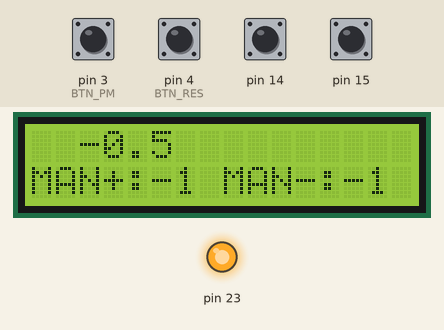
This sketch was run on a simulated Arduino Mega 2560, built for the host (arithmetic inside an expression is 32-bit, double 64-bit). Shown: 16×2 character LCD, output pins drawn as LEDs (lit = HIGH). The test bench sets the inputs (shaded band); at power-on: pin 3 (BTN_PM), pin 4 (BTN_RES), pin 14, pin 15 HIGH. EEPROM starts erased.

Above: at 4.8 s.
4.9 s: pin 3 (BTN_PM) pulled LOW for 0.15 s
At 5.8 s:
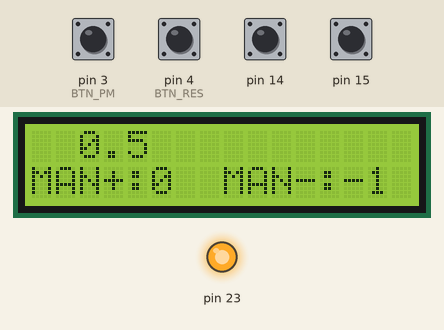
6.6 s: pin 4 (BTN_RES) pulled LOW for 0.15 s
At 8.0 s:
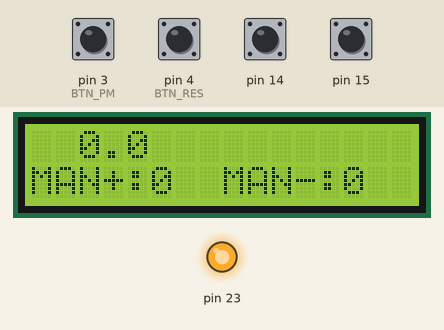
8.3 s: pin 14 pulled LOW for 0.15 s
At 8.38 s:
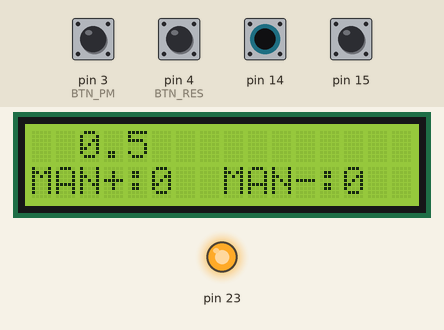
9.9 s: pin 3 (BTN_PM) pulled LOW for 1 s
At 12.0 s:
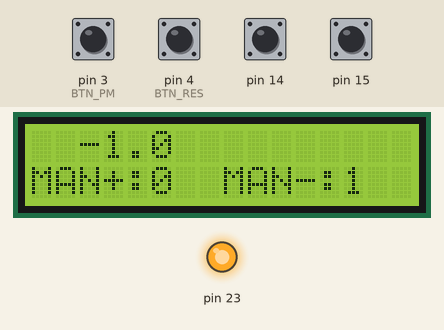
12.4 s: pin 14 pulled LOW for 1 s
At 13.2 s:
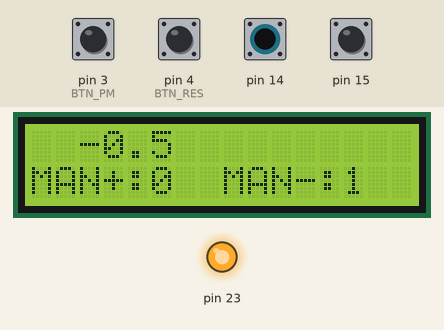
Timing chart, 0 to 15.4 s (numbered marks = the images above; inputs shaded):
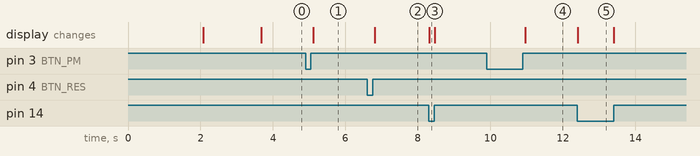

Measured:
- after the input at 4.9 s, the display: changes after 0.21 s (image 1)
- after the input at 6.6 s, the display: changes after 0.21 s (image 2)
- after the input at 8.3 s, the display: changes at once (image 3)
- after the input at 9.9 s, the display: changes after 1.1 s (image 4)
- after the input at 12.4 s, the display: changes at once (image 5)

The sketch:

Spulenwickelmitzaehlautomat.ino
```cpp
#include <LiquidCrystal.h>
#include <EEPROM.h>
#include "buttons.h"

#define TICKS_PER_REV 2
#define BTN_RES 4
#define BTN_PM 3
#define J1 14
#define J2 15
#define LONGPRESS 900 //ms

const int rs = 13, en = 12, d4 = 11, d5 = 10, d6 = 9, d7 = 8;
LiquidCrystal lcd(rs, en, d4, d5, d6, d7);

Button btn_res(BTN_RES);
Button btn_pm(BTN_PM);
Encoder enc(J1,J2, 2); //last argument is debounce time in ms

bool lcdNew = 1; //lcd refresh flag
long w_num = 0; //winding number
long man_p = 0; //number of manual additions
long man_m = 0; //number of manual substractions
long enc_ref = 0; //storage for last checked encoder position

void saveValues(long w, long p, long m)
{
  EEPROM.put(0,w);
  EEPROM.put(8,p);
  EEPROM.put(16,m);
  EEPROM.commit();
}
void loadValues(long &w, long &p, long &m)
{
  EEPROM.get(0,w_num);
  man_p = EEPROM.get(8,p);
  EEPROM.get(16,m);
}

void setup()
{
  pinMode(23, OUTPUT);
  digitalWrite(23, HIGH); //put SMPS in LOW Noise PWM-mode
  EEPROM.begin(32);
  lcd.begin(16, 2);
  lcd.clear();
  lcd.setCursor(2,0);
  lcd.print("Spulenwickel-");
  lcd.setCursor(0,1);
  lcd.print("Mitzaehlautomat");
  delay(2000);
  lcd.clear();
  lcd.setCursor(5,0);
  lcd.print("Hallo");
  lcd.setCursor(5,1);
  lcd.print("Mario");
  delay(1500);
  loadValues(w_num, man_p, man_m);
  //--------clear powerup button events--------
  btn_res.refresh();
  btn_pm.refresh();
  enc.refresh();
  delay(2*DEBOUNCE_TIME);
  btn_res.refresh();
  btn_pm.refresh();
  enc.refresh();
  btn_pm.getRisingEvent();
  btn_res.getRisingEvent();
  enc.reset();
}

void loop()
{
  //btn_falling(BTN_RES, btn_res_state, btn_res_event);
  btn_res.refresh();
  btn_pm.refresh();
  enc.refresh();

  if(btn_pm.getRisingEvent())
  {
    if(btn_pm.downFor() > LONGPRESS)
    {
      w_num = w_num-TICKS_PER_REV;
      man_m ++;
    }
    else
    {
      w_num += TICKS_PER_REV;
      man_p ++;
    }
    lcdNew = 1;
  }
  if(btn_res.getRisingEvent())
  {
    w_num = 0;
    man_m = 0;
    man_p = 0;
    enc_ref = enc.getNum();
    lcdNew = 1;
  }
  if(enc.getEvent())
  { //Add ticks since last encoder check
    unsigned long enc_now = enc.getNum();
    w_num += enc_now - enc_ref;
    enc_ref = enc_now;
    lcdNew = 1;
  }

  if(lcdNew)
  {
    lcdNew = 0;
    saveValues(w_num, man_p, man_m); //Every lcdNew event will be saved to EEPROM
    lcd.clear();
    lcd.setCursor(2,0);
    long w_disp;
    if(w_num < 0)
    {
      lcd.print("-");
      w_disp = -w_num;
    }
    else{w_disp = w_num;}
    lcd.print(w_disp/TICKS_PER_REV); //print rounded down integer of coil windings
    lcd.print(".");
    lcd.print((w_disp % TICKS_PER_REV)*10/TICKS_PER_REV); //print first digit after decimal point
    lcd.setCursor(0,1);
    lcd.print("MAN+:");
    lcd.print(man_p);
    lcd.setCursor(8,1);
    lcd.print("MAN-:");
    lcd.print(man_m);
  }

}
```

buttons.h
```cpp
/*Button management and debouncing
 * call of Button.refresh() has to be called continously, at least in smaller intervalls than DEBOUNCE_TIME
 * the code refers to voltage states (up and down) NOT button states.
 * State changes are immediate, events are set after debouncing is clear (voltage is settled for at least DEBOUNCE_TIME)
 */

#define DEBOUNCE_TIME 50 //in ms

class Button {
private:
  int pin;
  unsigned long down_at; //timing based on events (after debouncing)
  unsigned long pre_down_at; //timing fromlast registered switching action
  unsigned long up_at; //timing based on events (after debouncing)
  unsigned long pre_up_at; //timing fromlast registered switching action
  bool state;
  bool risingEvent;
  bool fallingEvent;
  bool preRisingEvent;
  bool preFallingEvent;
  int debounce_time;

public:
  Button(int, int);
  void refresh();
  long downFor();
  long upFor();
  bool getRisingEvent();
  bool getFallingEvent();
  bool getState();
};

Button::Button(int PIN, int debounce_time_in = DEBOUNCE_TIME)
{
  //TODO: make that no events are triggered on powerup, mind the debouncer time constant
  this->pin = PIN;
  this->debounce_time = debounce_time_in;
  this->down_at = 0;
  this->up_at = 0;
  this->state = 0;
  this->risingEvent = 0;
  this->fallingEvent = 0;
  this->preRisingEvent = 0;
  this->preFallingEvent = 0;
  pinMode(pin, INPUT_PULLUP);
  getRisingEvent();
  getFallingEvent();
}

void Button::refresh()
{
  if(digitalRead(pin) != state) //register a change of state
  {
    state = !state;
    if(state == 0)
    {
      pre_down_at = millis();
      preFallingEvent = 1;
    }
    if(state == 1)
    {
      pre_up_at = millis();
      preRisingEvent = 1;
    }
  }
  else //set an event according to debouncing rules
  {
    if(state == 0)
    {
      if(preFallingEvent && ((pre_down_at + debounce_time) < millis()))
      {
        down_at = millis();
        preFallingEvent = 0;
        fallingEvent = 1;
      }
    }
    if(state == 1)
    {
      if(preRisingEvent && ((pre_up_at + debounce_time) < millis()))
      {
        up_at = millis();
        preRisingEvent = 0;
        risingEvent = 1;
      }
    }
  }
}

bool Button::getRisingEvent()
{
  if(risingEvent)
  {
    risingEvent = 0;
    return(1);
  }
  return(0);
}

bool Button::getFallingEvent()
{
  if(fallingEvent)
  {
    fallingEvent = 0;
    return(1);
  }
  return(0);
}

long Button::downFor()
{
  return millis() - down_at;
}

long Button::upFor()
{
  return millis() - up_at;
}

bool Button::getState()
{
  return(state);
}


class Encoder {
/*
 * Two switch encoder. Increments only once per full cycles. Relies on class Button
 * Set Buttons' debouncing time appopriately for the encoder speed
 */
private:
  Button sw1;
  Button sw2;
  long num;
  bool event;
public:
  Encoder(int pin_sw1, int pin_sw2, int debounce_time_in);
  void refresh();
  void reset();
  long getNum();
  bool getEvent();
};

Encoder::Encoder(int pin_sw1, int pin_sw2, int debounce_time_in = DEBOUNCE_TIME)
  : sw1(pin_sw1, debounce_time_in), sw2(pin_sw2, debounce_time_in), num(0), event(false)
{
  //contents moved to initializer list
}

void Encoder::refresh()
{
  sw1.refresh();
  sw2.refresh();
  if(sw1.getFallingEvent() && (sw2.getState() == 1))
  {
    num++;
    event = 1;
  }
  if(sw1.getRisingEvent() && (sw2.getState() == 1))
  {
    num--;
    event = 1;
  }
}

void Encoder::reset()
{
  num = 0;
  event = 0;
}

long Encoder::getNum()
{
  return num;
}

bool Encoder::getEvent()
{
  if(event)
  {
    event = 0;
    return 1;
  }
  return 0;
}
```
